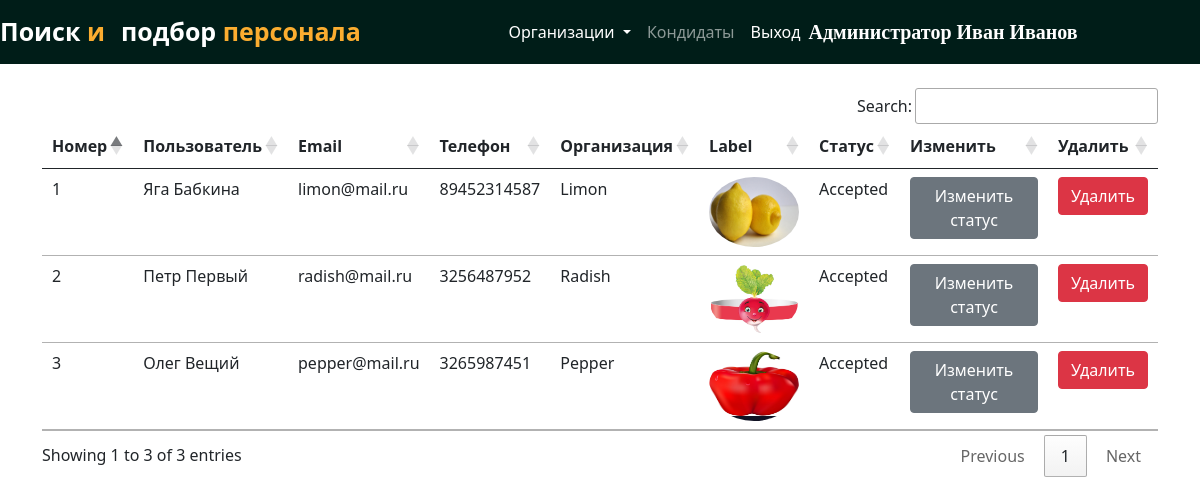
Screenshot of /all_companies/ (signed in) with the database file from the repository.
### jobs/models.py (models this page shows, shortened)
class Company(models.Model):
    user = models.ForeignKey(User, on_delete=models.CASCADE)
    phone = models.CharField(max_length=10)
    image = models.ImageField(upload_to="")
    gender = models.CharField(max_length=10)
    type = models.CharField(max_length=15)
    status = models.CharField(max_length=20)
    company_name = models.CharField(max_length=100)

### jobs/views.py (the view)
# urls.py: path("all_companies/", views.all_companies, name="all_companies"),
def all_companies(request):
    if not request.user.is_authenticated:
        return redirect("/admin_login")
    companies = Company.objects.all()
    return render(request, "all_companies.html", {'companies':companies})

### jobs/templates/all_companies.html (shortened to what this page needs)
{% extends 'admin_navbar.html' %}
{% block body %}
<div class="container mt-4">
<table class="table table-hover" id="example">
    <thead>
        <tr>
            <th>Номер</th>
            <th>Пользователь</th>
            <th>Email </th>
            <th>Телефон</th>
            <th>Организация</th>
            <th>Label</th>
            <th>Статус</th>
            <th>Изменить </th>
            <th>Удалить</th>
        </tr>
    </thead>
    <tbody>
        {% for company in companies %}
        <tr>
            <td>{{forloop.counter}}</td>
            <td>{{company.user.get_full_name}}</td>
            <td>{{company.user.email}}</td>
            <td>{{company.phone}}</td>
            <td>{{company.company_name}}</td>
            <td><img src="{{company.image.url}}" class="rounded-circle" width="90px" height="70px"></td>
            <td>{{company.status}}</td>
            <td><a href="/change_status/{{company.id}}/" class="btn btn-secondary">Изменить статус</a></td>
            <td><a href="/delete_company/{{company.user.id}}/" class="btn btn-danger" onclick="return confirm('Вы уверены, что хотите удалить эту организацию?')">Удалить</a></td>
        </tr>
        {% endfor %}
    </tbody>
</table>
</div>
{% endblock %}

### jobs/templates/admin_navbar.html (shortened to what this page needs)
<!doctype html>
<html lang="ru">
<head>
  <link href="https://cdn.jsdelivr.net/npm/bootstrap@5.0.2/dist/css/bootstrap.min.css" rel="stylesheet"
>
  <link rel="stylesheet" href="https://cdn.datatables.net/1.10.25/css/jquery.dataTables.min.css">
  <link rel="stylesheet" href="https://cdn.datatables.net/buttons/1.7.1/css/buttons.dataTables.min.css">
</head>
<body>
  <nav class="navbar navbar-expand-lg navbar-dark">
      <a class="navbar-brand" href="/"><span class="head1"> Поиск </span><span class="head2">и</span></a>
      <a class="navbar-brand" href="#"><span class="head1">подбор</span><span class="head2"> персонала</span></a>
      <div class="container w-50">
      <div class="collapse navbar-collapse" id="navbarSupportedContent">
        <ul class="navbar-nav me-auto mb-2 mb-lg-0">
          <div class="collapse navbar-collapse" id="navbarNavDarkDropdown">
            <ul class="navbar-nav">
              <li class="nav-item dropdown">
                <a class="nav-link active dropdown-toggle" href="#" id="navbarDarkDropdownMenuLink" role="button" data-bs-toggle="dropdown" aria-expanded="false">
                  Организации
                </a>
              </li>
            </ul>
          </div>
          <li class="nav-item">
            <a class="nav-link {% block view_applicants %} {% endblock %}" href="/view_applicants/">Кондидаты</a>
          </li>
          <li class="nav-item">
            <a class="nav-link active" href="/logout/">Выход</a>
          </li>
        </ul>
        <a class="navbar-brand" style="font-weight: bold; font-family: 'Times New Roman', Times, serif;" href="#">Администратор {{request.user.get_full_name}}</a>
      </div>
      </div>
  </nav>
  {% block body %}
  {% endblock %}
</body>
</html>

### jobs/templates/admin_navbar.html (style rules this page uses)
.navbar { background-color: #001d18; }
.head1 { color: endblock; font-size: 25px; font-weight: bold; height: 50px; }
.head2 { color: #FBAD30; font-size: 25px; font-weight: bold; }

### rows the page displays
Company: user.get_full_name "Яга Бабкина", user.email "limon@mail.ru", phone "89452314587", company_name "Limon", image (picture), status "Accepted"
Company: user.get_full_name "Петр Первый", user.email "radish@mail.ru", phone "3256487952", company_name "Radish", image (picture), status "Accepted"
Company: user.get_full_name "Олег Вещий", user.email "pepper@mail.ru", phone "3265987451", company_name "Pepper", image (picture), status "Accepted"

### other values shown
{{ request.user.get_full_name }} "Иван Иванов"
